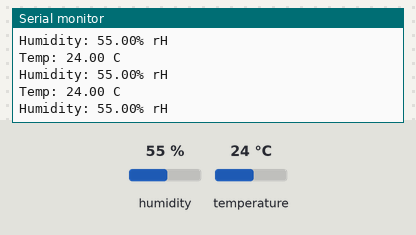
Bench run of a program on a simulated ESP32. On the bench: the last lines printed to the serial monitor. The inputs (shaded band) are chosen by the test bench; at power-on: humidity 55 %, temperature 24 °C.

Above: at 1.4 s.
1.5 s: humidity set to 22 %
At 2.3 s:
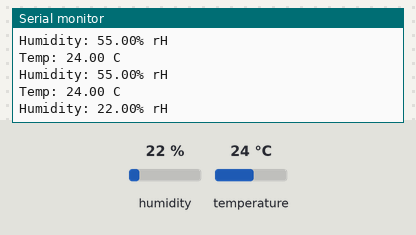
3.0 s: temperature set to 12 °C
At 3.3 s:
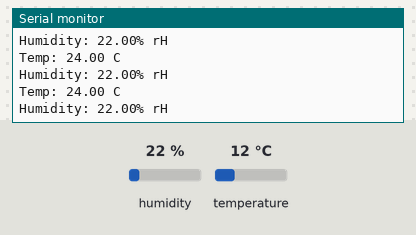
4.5 s: humidity set to 40 %
At 5.2 s:
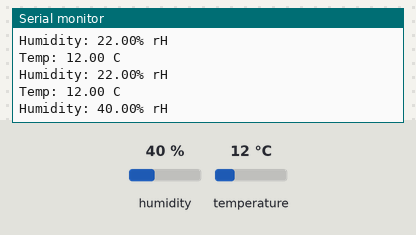
Timing chart, 0 to 7.5 s (numbered marks = the images above; inputs shaded):
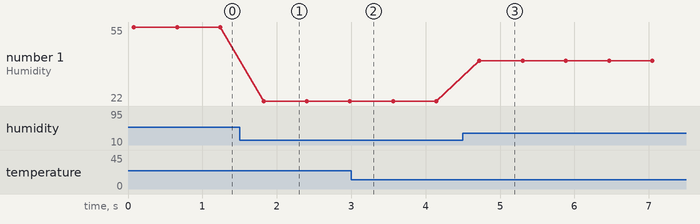

Measured:
- after the input at 1.5 s, the serial monitor: prints a new line after 0.32 s (image 1)
- after the input at 4.5 s, the serial monitor: prints a new line after 0.22 s (image 3)
- plotted number 1: 55 → 22 after the input at 1.5 s, 22 → 40 after the input at 4.5 s

The program:

main.cpp
```cpp
#include <Arduino.h>
#include <Adafruit_AHTX0.h>

Adafruit_AHTX0 aht;
// From official example code
void setup() {
  Serial.begin(9600);
  Serial.println("AHT20 demo");
  if (! aht.begin()) {
    Serial.println("Cannot find Sensor; check wiring");
    while(1) delay(10);
  }
  Serial.println("AHT20 found");
}

void loop() {
  sensors_event_t humidity, temp;
  aht.getEvent(&humidity, &temp); // we are passing by reference here so the values change
  Serial.print("Temp: ");
  Serial.print(temp.temperature);
  Serial.println(" C");
  Serial.print("Humidity: ");
  Serial.print(humidity.relative_humidity);
  Serial.println("% rH");
  delay(500);
}
```
